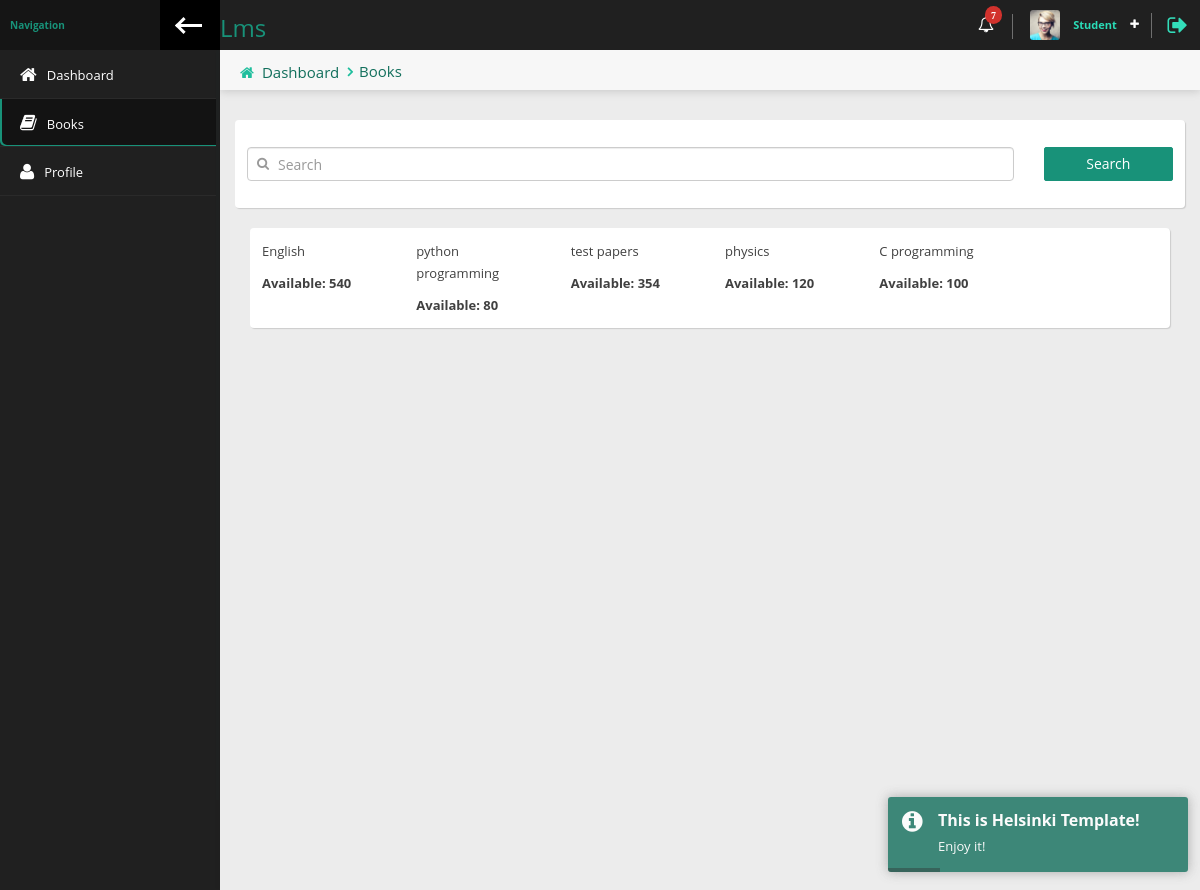
Screenshot of /student/books.php with the database file from the repository.
### tables this page shows
CREATE TABLE `books` (
  `id` int(5) NOT NULL,
  `book_name` varchar(70) DEFAULT NULL,
  `book_image` varchar(100) DEFAULT NULL,
  `book_author_name` varchar(50) DEFAULT NULL,
  `book_publication_name` varchar(50) DEFAULT NULL,
  `book_purchase_date` varchar(50) DEFAULT NULL,
  `book_price` varchar(10) DEFAULT NULL,
  `book_qty` int(5) DEFAULT NULL,
  `available_qty` int(5) DEFAULT NULL,
  `libraian_username` varchar(50) DEFAULT NULL
);

### student/books.php (the view)
<?php
require_once 'header.php';?>
    <div class="content-header">
        <div class="leftside-content-header">
            <ul class="breadcrumbs">
                <li><i class="fa fa-home" aria-hidden="true"></i><a href="#">Dashboard</a></li>
                <li></i><a href="#">Books</a></li>
            </ul>
        </div>
    </div>
    <div class="row animated fadeInDown">
        <div class="panel">
            <div class="panel-content">
                <form class="" method="post" action="">
                    <div class="row pt-md">
                        <div class="form-group col-sm-9 col-lg-10">
                                                <span class="input-with-icon">
                                            <input type="text" name="result" class="form-control" id="lefticon" placeholder="Search" >
                                            <i class="fa fa-search"></i>
                                        </span>
                        </div>
                        <div class="form-group col-sm-3 col-md-2 ">
                            <button type="submit" name="book" class="btn btn-primary btn-block"  >Search</button>
                        </div>
                    </div>
                </form>
            </div>
        </div>
        <?php
        if(isset($_POST['book'])){
            $serarch=$_POST['result'];
      ?>
            <div class="col-sm-12">
                <div class="panel">
                    <div class="panel-content">
                        <div class="row">
                            <?php
                            $result=mysqli_query($con,"SELECT * FROM `books` WHERE `book_name` LIKE '%$serarch%' ");
                            $temp=mysqli_num_rows($result);
                            if($temp>0){
?>
                                <?php
                                while($row=mysqli_fetch_assoc($result)){
                                    ?>
                                    <div class="col-sm-3 col-md-2">
                                        <p><?=$row['book_name']?></p>
                                        <span><b>Available: <?=$row['available_qty']?></b></span>
                                    </div>
                                    <?php
                                }
                                ?>
                                <?php
                            }else{
                            echo "<h1 style='text-align: center;color: red''>BOOKS NOT FOUND</h1>";
                            }
                            ?>
                        </div>
                    </div>
                </div>
            </div>
            <?php
        }else{
            ?>
            <div class="col-sm-12">
                <div class="panel">
                    <div class="panel-content">
                        <div class="row">
                            <?php
                            $result=mysqli_query($con,"SELECT * FROM `books`");
                            while($row=mysqli_fetch_assoc($result)){
                                ?>
                                <div class="col-sm-3 col-md-2">
                                    <p><?=$row['book_name']?></p>
                                    <span><b>Available: <?=$row['available_qty']?></b></span>
                                </div>
                                <?php
                            }
                            ?>
                        </div>
                    </div>
                </div>
            </div>
            <?php
        }
        ?>
    </div>
<?php
require_once 'footer.php';
?>

### rows the page displays
books: book_name "English", available_qty "540"
books: book_name "python programming", available_qty "80"
books: book_name "test papers", available_qty "354"
books: book_name "physics", available_qty "120"
books: book_name "C programming", available_qty "100"
